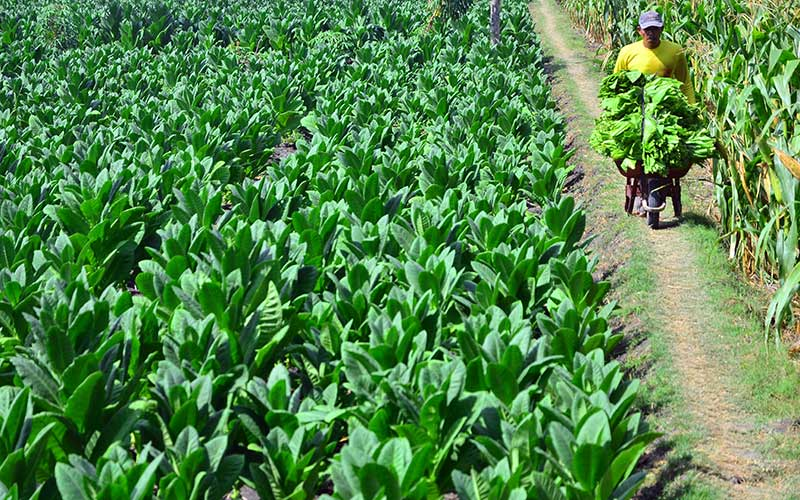
#> input picture sawah.jpg, 800 x 500 px
$ python roi.py
#> lines starting #> are read from the running program, lines starting #| are printed output that depends on the picture
import cv2
from matplotlib import pyplot as plt

img = cv2.imread('sawah.jpg')
#> img is the input picture: shape (500, 800, 3); mean B, G, R 75, 134.6, 82.5

# roi digunakan untuk memotong objek berdasarkan
# koordinat x,y
roi = img[10:240,570:750]
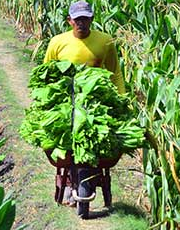
#> roi: shape (230, 180, 3); mean B, G, R 88.1, 147.1, 122

plt.imshow(roi)

plt.show()
